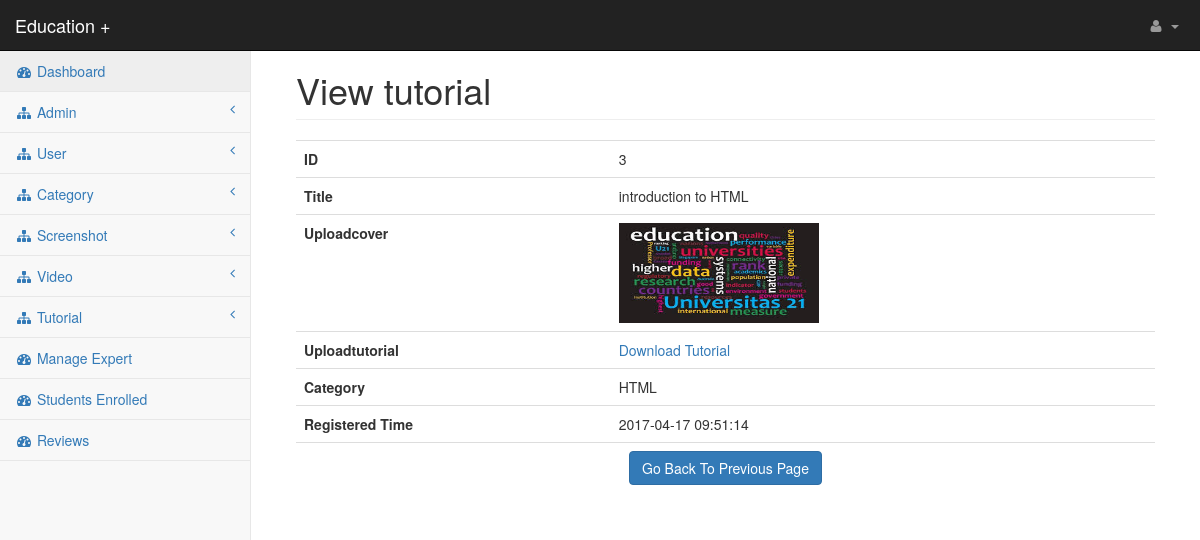
The page /admin/view_tutorial.php?z=3 (signed in) on the database its author committed.
### tables this page shows
CREATE TABLE `tutorial` (
  `tutorial_id` int(100) NOT NULL,
  `tutorial_title` varchar(20) NOT NULL,
  `tutorial_uploadcover` varchar(50) NOT NULL,
  `tutorial_uploadtutorial` varchar(50) NOT NULL,
  `tutorial_category` varchar(50) NOT NULL,
  `tutorial_uploaded_by` varchar(100) NOT NULL,
  `time` timestamp NOT NULL DEFAULT CURRENT_TIMESTAMP ON UPDATE CURRENT_TIMESTAMP
);

### admin/view_tutorial.php (the view)
<?php require 'header_files.php'; ?>
<body>
<div id="wrapper">
    <?php require 'menu.php'; ?>
    <div id="page-wrapper">
        <div class="container-fluid">
            <div class="row">
                <div class="col-lg-12">
                    <h1 class="page-header">View tutorial</h1>
                </div>
            </div>
			<table class="table">
				<?php
				$id=$_GET['z'];
				if($id=="")
				{
					echo "<script>alert('Invalid ID'); window.location='manage_tutorial.php';</script>";
				}
				else
				{
					$q="select * from tutorial where tutorial_id='$id'";
					$chk=$conn->query($q);
					while($r=$chk->fetch_assoc())
					{
				?>
						<tr>
							<th>ID</th>
							<td><?php echo $r['tutorial_id']; ?></td>
						</tr>
						<tr>
							<th>Title</th>
							<td><?php echo $r['tutorial_title']; ?></td>
						</tr>
						<tr>
							<th>Uploadcover</th>
							<td><img src="../admin/upload_cover/<?php echo $r['tutorial_uploadcover']; ?>" height='100px' width='200px'></td>
						</tr>
						<tr>
							<th>Uploadtutorial</th>
							<td><a href="../admin/upload_tutorial/<?php echo $r['tutorial_uploadtutorial']; ?>">Download Tutorial</a></td>
						</tr>
						<tr>
							<th>Category</th>
							<td><?php echo $r['tutorial_category']; ?></td>
						</tr>
						<tr>
							<th>Registered Time</th>
							<td><?php echo $r['time']; ?></td>
						</tr>
						<tr>
							<td colspan="2" align="center">
								<a href="manage_tutorial.php" class="btn btn-primary">Go Back To Previous Page</a>
							</td>
						</tr>
				<?php
					}
				}
				?>
			</table>
        </div>
    </div>
</div>
</body>
</html>

### admin/css/startmin.css (style rules this page uses)
body { background-color: #f8f8f8; }
#wrapper { width: 100%; }
#page-wrapper { padding: 30px 15px 0 15px; min-height: 568px; background-color: #fff; }
@media (min-width:768px) { #page-wrapper { position: inherit; margin-left: 250px; padding: 30px 30px 0 30px; border-left: 1px solid #e7e7e7; } }

### rows shown on the page
tutorial: tutorial_id "3", tutorial_title "introduction to HTML", tutorial_uploadcover (picture), tutorial_category "HTML", time "2017-04-17 09:51:14"
